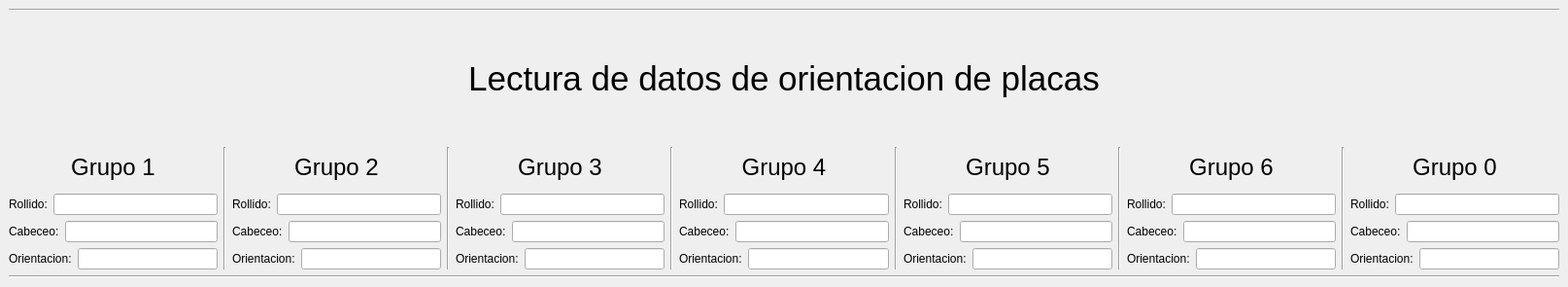
<?xml version="1.0" encoding="UTF-8"?>
<ui version="4.0">
 <class>MainWindow</class>
 <widget class="QMainWindow" name="MainWindow">
  <property name="geometry">
   <rect>
    <x>0</x>
    <y>0</y>
    <width>1614</width>
    <height>295</height>
   </rect>
  </property>
  <property name="windowTitle">
   <string>MainWindow</string>
  </property>
  <widget class="QWidget" name="centralwidget">
   <layout class="QVBoxLayout" name="verticalLayout_2">
    <item>
     <widget class="Line" name="line_2">
      <property name="orientation">
       <enum>Qt::Horizontal</enum>
      </property>
     </widget>
    </item>
    <item>
     <widget class="QLabel" name="label">
      <property name="text">
       <string>&lt;html&gt;&lt;head/&gt;&lt;body&gt;&lt;p align=&quot;center&quot;&gt;&lt;span style=&quot; font-size:26pt;&quot;&gt;Lectura de datos de orientacion de placas&lt;/span&gt;&lt;/p&gt;&lt;/body&gt;&lt;/html&gt;</string>
      </property>
     </widget>
    </item>
    <item>
     <layout class="QHBoxLayout" name="horizontalLayout">
      <item>
       <layout class="QVBoxLayout" name="verticalLayout_4" stretch="0,0,0,0">
        <item>
         <widget class="QLabel" name="label_23">
          <property name="text">
           <string>&lt;html&gt;&lt;head/&gt;&lt;body&gt;&lt;p align=&quot;center&quot;&gt;&lt;span style=&quot; font-size:18pt;&quot;&gt;Grupo 1&lt;/span&gt;&lt;/p&gt;&lt;/body&gt;&lt;/html&gt;</string>
          </property>
          <property name="scaledContents">
           <bool>false</bool>
          </property>
          <property name="alignment">
           <set>Qt::AlignCenter</set>
          </property>
         </widget>
        </item>
        <item>
         <layout class="QHBoxLayout" name="horizontalLayout_21">
          <item>
           <widget class="QLabel" name="label_2">
            <property name="text">
             <string>Rollido:</string>
            </property>
           </widget>
          </item>
          <item>
           <widget class="QLineEdit" name="R1">
            <property name="alignment">
             <set>Qt::AlignRight|Qt::AlignTrailing|Qt::AlignVCenter</set>
            </property>
           </widget>
          </item>
         </layout>
        </item>
        <item>
         <layout class="QHBoxLayout" name="horizontalLayout_22">
          <item>
           <widget class="QLabel" name="label_3">
            <property name="text">
             <string>Cabeceo:</string>
            </property>
           </widget>
          </item>
          <item>
           <widget class="QLineEdit" name="C1">
            <property name="alignment">
             <set>Qt::AlignCenter</set>
            </property>
           </widget>
          </item>
         </layout>
        </item>
        <item>
         <layout class="QHBoxLayout" name="horizontalLayout_20">
          <item>
           <widget class="QLabel" name="label_4">
            <property name="text">
             <string>Orientacion:</string>
            </property>
           </widget>
          </item>
          <item>
           <widget class="QLineEdit" name="O1">
            <property name="alignment">
             <set>Qt::AlignRight|Qt::AlignTrailing|Qt::AlignVCenter</set>
            </property>
           </widget>
          </item>
         </layout>
        </item>
       </layout>
      </item>
      <item>
       <widget class="Line" name="line_3">
        <property name="orientation">
         <enum>Qt::Vertical</enum>
        </property>
       </widget>
      </item>
      <item>
       <layout class="QVBoxLayout" name="verticalLayout_5">
        <item>
         <widget class="QLabel" name="label_24">
          <property name="text">
           <string>&lt;html&gt;&lt;head/&gt;&lt;body&gt;&lt;p&gt;&lt;span style=&quot; font-size:18pt;&quot;&gt;Grupo 2&lt;/span&gt;&lt;/p&gt;&lt;/body&gt;&lt;/html&gt;</string>
          </property>
          <property name="alignment">
           <set>Qt::AlignCenter</set>
          </property>
         </widget>
        </item>
        <item>
         <layout class="QHBoxLayout" name="horizontalLayout_18">
          <item>
           <widget class="QLabel" name="label_5">
            <property name="text">
             <string>Rollido:</string>
            </property>
           </widget>
          </item>
          <item>
           <widget class="QLineEdit" name="R2">
            <property name="layoutDirection">
             <enum>Qt::LeftToRight</enum>
            </property>
            <property name="text">
             <string/>
            </property>
            <property name="alignment">
             <set>Qt::AlignRight|Qt::AlignTrailing|Qt::AlignVCenter</set>
            </property>
           </widget>
          </item>
         </layout>
        </item>
        <item>
         <layout class="QHBoxLayout" name="horizontalLayout_19">
          <item>
           <widget class="QLabel" name="label_6">
            <property name="text">
             <string>Cabeceo:</string>
            </property>
           </widget>
          </item>
          <item>
           <widget class="QLineEdit" name="C2">
            <property name="alignment">
             <set>Qt::AlignRight|Qt::AlignTrailing|Qt::AlignVCenter</set>
            </property>
           </widget>
          </item>
         </layout>
        </item>
        <item>
         <layout class="QHBoxLayout" name="horizontalLayout_17">
          <item>
           <widget class="QLabel" name="label_7">
            <property name="text">
             <string>Orientacion:</string>
            </property>
           </widget>
          </item>
          <item>
           <widget class="QLineEdit" name="O2">
            <property name="alignment">
             <set>Qt::AlignRight|Qt::AlignTrailing|Qt::AlignVCenter</set>
            </property>
           </widget>
          </item>
         </layout>
        </item>
       </layout>
      </item>
      <item>
       <widget class="Line" name="line_4">
        <property name="orientation">
         <enum>Qt::Vertical</enum>
        </property>
       </widget>
      </item>
      <item>
       <layout class="QVBoxLayout" name="verticalLayout_7">
        <item>
         <widget class="QLabel" name="label_25">
          <property name="text">
           <string>&lt;html&gt;&lt;head/&gt;&lt;body&gt;&lt;p align=&quot;center&quot;&gt;&lt;span style=&quot; font-size:18pt;&quot;&gt;Grupo 3&lt;/span&gt;&lt;/p&gt;&lt;/body&gt;&lt;/html&gt;</string>
          </property>
          <property name="alignment">
           <set>Qt::AlignCenter</set>
          </property>
         </widget>
        </item>
        <item>
         <layout class="QHBoxLayout" name="horizontalLayout_15">
          <item>
           <widget class="QLabel" name="label_8">
            <property name="text">
             <string>Rollido:</string>
            </property>
           </widget>
          </item>
          <item>
           <widget class="QLineEdit" name="R3">
            <property name="alignment">
             <set>Qt::AlignRight|Qt::AlignTrailing|Qt::AlignVCenter</set>
            </property>
           </widget>
          </item>
         </layout>
        </item>
        <item>
         <layout class="QHBoxLayout" name="horizontalLayout_16">
          <item>
           <widget class="QLabel" name="label_9">
            <property name="text">
             <string>Cabeceo:</string>
            </property>
           </widget>
          </item>
          <item>
           <widget class="QLineEdit" name="C3">
            <property name="alignment">
             <set>Qt::AlignRight|Qt::AlignTrailing|Qt::AlignVCenter</set>
            </property>
           </widget>
          </item>
         </layout>
        </item>
        <item>
         <layout class="QHBoxLayout" name="horizontalLayout_14">
          <item>
           <widget class="QLabel" name="label_10">
            <property name="text">
             <string>Orientacion:</string>
            </property>
           </widget>
          </item>
          <item>
           <widget class="QLineEdit" name="O3">
            <property name="alignment">
             <set>Qt::AlignRight|Qt::AlignTrailing|Qt::AlignVCenter</set>
            </property>
           </widget>
          </item>
         </layout>
        </item>
       </layout>
      </item>
      <item>
       <widget class="Line" name="line_5">
        <property name="orientation">
         <enum>Qt::Vertical</enum>
        </property>
       </widget>
      </item>
      <item>
       <layout class="QVBoxLayout" name="verticalLayout_8">
        <item>
         <widget class="QLabel" name="label_26">
          <property name="text">
           <string>&lt;html&gt;&lt;head/&gt;&lt;body&gt;&lt;p align=&quot;center&quot;&gt;&lt;span style=&quot; font-size:18pt;&quot;&gt;Grupo 4&lt;/span&gt;&lt;/p&gt;&lt;/body&gt;&lt;/html&gt;</string>
          </property>
          <property name="alignment">
           <set>Qt::AlignCenter</set>
          </property>
         </widget>
        </item>
        <item>
         <layout class="QHBoxLayout" name="horizontalLayout_12">
          <item>
           <widget class="QLabel" name="label_11">
            <property name="text">
             <string>Rollido:</string>
            </property>
           </widget>
          </item>
          <item>
           <widget class="QLineEdit" name="R4">
            <property name="alignment">
             <set>Qt::AlignRight|Qt::AlignTrailing|Qt::AlignVCenter</set>
            </property>
           </widget>
          </item>
         </layout>
        </item>
        <item>
         <layout class="QHBoxLayout" name="horizontalLayout_11">
          <item>
           <widget class="QLabel" name="label_12">
            <property name="text">
             <string>Cabeceo:</string>
            </property>
           </widget>
          </item>
          <item>
           <widget class="QLineEdit" name="C4">
            <property name="alignment">
             <set>Qt::AlignRight|Qt::AlignTrailing|Qt::AlignVCenter</set>
            </property>
           </widget>
          </item>
         </layout>
        </item>
        <item>
         <layout class="QHBoxLayout" name="horizontalLayout_13">
          <item>
           <widget class="QLabel" name="label_13">
            <property name="text">
             <string>Orientacion:</string>
            </property>
           </widget>
          </item>
          <item>
           <widget class="QLineEdit" name="O4">
            <property name="alignment">
             <set>Qt::AlignRight|Qt::AlignTrailing|Qt::AlignVCenter</set>
            </property>
           </widget>
          </item>
         </layout>
        </item>
       </layout>
      </item>
      <item>
       <widget class="Line" name="line_6">
        <property name="orientation">
         <enum>Qt::Vertical</enum>
        </property>
       </widget>
      </item>
      <item>
       <layout class="QVBoxLayout" name="verticalLayout_6">
        <item>
         <widget class="QLabel" name="label_27">
          <property name="text">
           <string>&lt;html&gt;&lt;head/&gt;&lt;body&gt;&lt;p align=&quot;center&quot;&gt;&lt;span style=&quot; font-size:18pt;&quot;&gt;Grupo 5&lt;/span&gt;&lt;/p&gt;&lt;/body&gt;&lt;/html&gt;</string>
          </property>
          <property name="alignment">
           <set>Qt::AlignCenter</set>
          </property>
         </widget>
        </item>
        <item>
         <layout class="QHBoxLayout" name="horizontalLayout_9">
          <item>
           <widget class="QLabel" name="label_14">
            <property name="text">
             <string>Rollido:</string>
            </property>
           </widget>
          </item>
          <item>
           <widget class="QLineEdit" name="R5">
            <property name="alignment">
             <set>Qt::AlignRight|Qt::AlignTrailing|Qt::AlignVCenter</set>
            </property>
           </widget>
          </item>
         </layout>
        </item>
        <item>
         <layout class="QHBoxLayout" name="horizontalLayout_10">
          <item>
           <widget class="QLabel" name="label_15">
            <property name="text">
             <string>Cabeceo:</string>
            </property>
           </widget>
          </item>
          <item>
           <widget class="QLineEdit" name="C5">
            <property name="alignment">
             <set>Qt::AlignRight|Qt::AlignTrailing|Qt::AlignVCenter</set>
            </property>
           </widget>
          </item>
         </layout>
        </item>
        <item>
         <layout class="QHBoxLayout" name="horizontalLayout_8">
          <item>
           <widget class="QLabel" name="label_16">
            <property name="text">
             <string>Orientacion:</string>
            </property>
           </widget>
          </item>
          <item>
           <widget class="QLineEdit" name="O5">
            <property name="alignment">
             <set>Qt::AlignRight|Qt::AlignTrailing|Qt::AlignVCenter</set>
            </property>
           </widget>
          </item>
         </layout>
        </item>
       </layout>
      </item>
      <item>
       <widget class="Line" name="line_7">
        <property name="orientation">
         <enum>Qt::Vertical</enum>
        </property>
       </widget>
      </item>
      <item>
       <layout class="QVBoxLayout" name="verticalLayout_3">
        <item>
         <widget class="QLabel" name="label_28">
          <property name="text">
           <string>&lt;html&gt;&lt;head/&gt;&lt;body&gt;&lt;p align=&quot;center&quot;&gt;&lt;span style=&quot; font-size:18pt;&quot;&gt;Grupo 6&lt;/span&gt;&lt;/p&gt;&lt;/body&gt;&lt;/html&gt;</string>
          </property>
          <property name="alignment">
           <set>Qt::AlignCenter</set>
          </property>
         </widget>
        </item>
        <item>
         <layout class="QHBoxLayout" name="horizontalLayout_5">
          <item>
           <widget class="QLabel" name="label_17">
            <property name="text">
             <string>Rollido:</string>
            </property>
           </widget>
          </item>
          <item>
           <widget class="QLineEdit" name="R6">
            <property name="alignment">
             <set>Qt::AlignRight|Qt::AlignTrailing|Qt::AlignVCenter</set>
            </property>
           </widget>
          </item>
         </layout>
        </item>
        <item>
         <layout class="QHBoxLayout" name="horizontalLayout_7">
          <item>
           <widget class="QLabel" name="label_18">
            <property name="text">
             <string>Cabeceo:</string>
            </property>
           </widget>
          </item>
          <item>
           <widget class="QLineEdit" name="C6">
            <property name="alignment">
             <set>Qt::AlignRight|Qt::AlignTrailing|Qt::AlignVCenter</set>
            </property>
           </widget>
          </item>
         </layout>
        </item>
        <item>
         <layout class="QHBoxLayout" name="horizontalLayout_6">
          <item>
           <widget class="QLabel" name="label_19">
            <property name="text">
             <string>Orientacion:</string>
            </property>
           </widget>
          </item>
          <item>
           <widget class="QLineEdit" name="O6">
            <property name="alignment">
             <set>Qt::AlignRight|Qt::AlignTrailing|Qt::AlignVCenter</set>
            </property>
           </widget>
          </item>
         </layout>
        </item>
       </layout>
      </item>
      <item>
       <widget class="Line" name="line_8">
        <property name="orientation">
         <enum>Qt::Vertical</enum>
        </property>
       </widget>
      </item>
      <item>
       <layout class="QVBoxLayout" name="verticalLayout">
        <item>
         <widget class="QLabel" name="label_29">
          <property name="text">
           <string>&lt;html&gt;&lt;head/&gt;&lt;body&gt;&lt;p align=&quot;center&quot;&gt;&lt;span style=&quot; font-size:18pt;&quot;&gt;Grupo 0&lt;/span&gt;&lt;/p&gt;&lt;/body&gt;&lt;/html&gt;</string>
          </property>
          <property name="alignment">
           <set>Qt::AlignCenter</set>
          </property>
         </widget>
        </item>
        <item>
         <layout class="QHBoxLayout" name="horizontalLayout_2">
          <item>
           <widget class="QLabel" name="label_20">
            <property name="text">
             <string>Rollido:</string>
            </property>
           </widget>
          </item>
          <item>
           <widget class="QLineEdit" name="R0">
            <property name="alignment">
             <set>Qt::AlignRight|Qt::AlignTrailing|Qt::AlignVCenter</set>
            </property>
           </widget>
          </item>
         </layout>
        </item>
        <item>
         <layout class="QHBoxLayout" name="horizontalLayout_4">
          <item>
           <widget class="QLabel" name="label_21">
            <property name="text">
             <string>Cabeceo:</string>
            </property>
           </widget>
          </item>
          <item>
           <widget class="QLineEdit" name="C0">
            <property name="alignment">
             <set>Qt::AlignRight|Qt::AlignTrailing|Qt::AlignVCenter</set>
            </property>
           </widget>
          </item>
         </layout>
        </item>
        <item>
         <layout class="QHBoxLayout" name="horizontalLayout_3">
          <item>
           <widget class="QLabel" name="label_22">
            <property name="text">
             <string>Orientacion:</string>
            </property>
           </widget>
          </item>
          <item>
           <widget class="QLineEdit" name="O7">
            <property name="alignment">
             <set>Qt::AlignRight|Qt::AlignTrailing|Qt::AlignVCenter</set>
            </property>
           </widget>
          </item>
         </layout>
        </item>
       </layout>
      </item>
     </layout>
    </item>
    <item>
     <widget class="Line" name="line">
      <property name="orientation">
       <enum>Qt::Horizontal</enum>
      </property>
     </widget>
    </item>
   </layout>
  </widget>
 </widget>
 <resources/>
 <connections/>
</ui>
